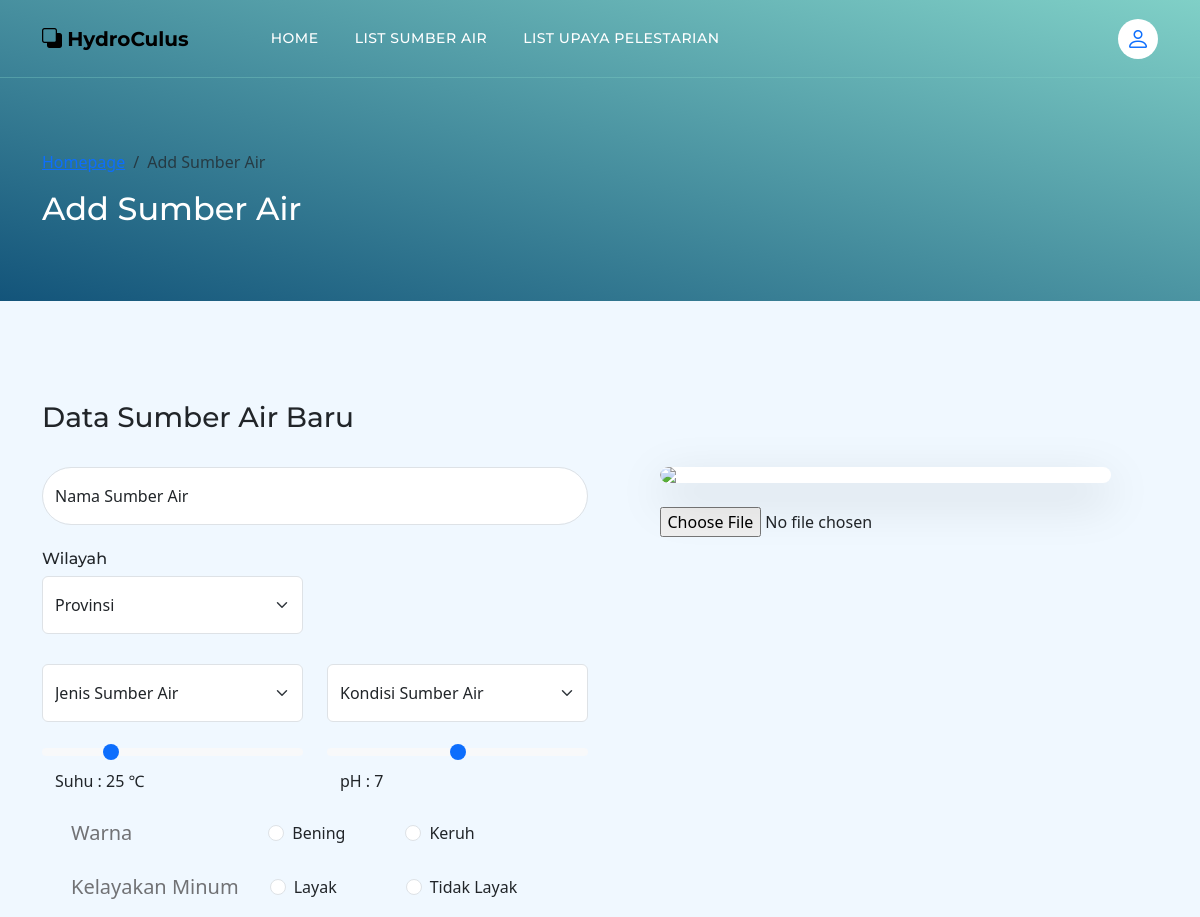
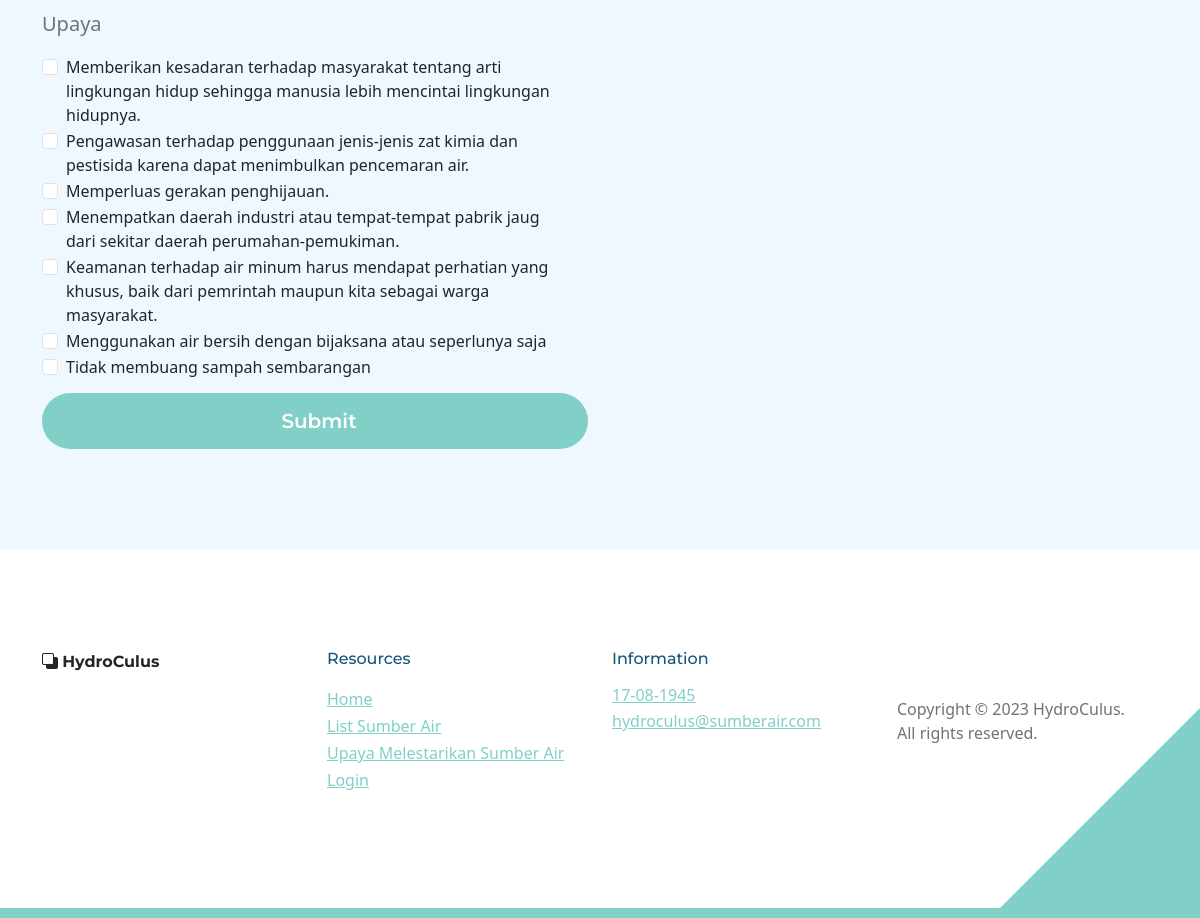
The page /addWater.php (signed in) on the database its author committed (2 pictures, top to bottom).
### tables this page shows
CREATE TABLE `upaya_peningkatan_ketersediaan_air` (
  `id_upaya_ketersediaan_air` int(11) NOT NULL AUTO_INCREMENT,
  `nama_upaya` text NOT NULL,
  PRIMARY KEY (`id_upaya_ketersediaan_air`)
);

### function.php (called while the page is built, shortened)
<?php
    include('config.php');
    function readTable($table){
        global $conn;
        $query =
        "SELECT * FROM ".$table;
        $result = mysqli_query($conn, $query);
        return $result;
    };
?>

### addWater.php (the view, shortened to what this page needs)
<?php
    include('function.php');
    $r_upaya = readTable('upaya_peningkatan_ketersediaan_air');
?>
<!doctype html>
<html lang="en">
    <head>
        <link href="css/bootstrap.min.css" rel="stylesheet">
        <link href="css/bootstrap-icons.css" rel="stylesheet">
        <link href="css/templatemo-topic-listing.css" rel="stylesheet">
	    <link href="https://cdn.jsdelivr.net/npm/bootstrap@5.3.0-alpha3/dist/css/bootstrap.min.css" rel="stylesheet">
    </head>
    <body class="topics-listing-page" id="top">
        <main>
        <nav class="navbar navbar-expand-lg">
                <div class="container">
                    <a class="navbar-brand" href="index.php">
                        <i class="bi-back"></i>
                        <span>HydroCulus</span>
                    </a>
                    <div class="collapse navbar-collapse" id="navbarNav">
                        <ul class="navbar-nav ms-lg-5 me-lg-auto">
                            <li class="nav-item">
                                <a class="nav-link click-scroll" href="index.php">Home</a>
                            </li>
                            <li class="nav-item">
                                <a class="nav-link " href="topics-listing.php" >List Sumber Air</a>
                            </li>
                            <li class="nav-item" >
                                <a class="nav-link"  href="upaya-listing.php" >List Upaya Pelestarian</a>
                            </li>
                        </ul>
                        <div class="d-none d-lg-block">
                            <a href="login.php" class="navbar-icon bi-person smoothscroll"></a>
                        </div>
                    </div>
                </div>
            </nav>
            <header class="site-header d-flex flex-column justify-content-center align-items-center">
                <div class="container">
                    <div class="row align-items-center">
                        <div class="col-lg-5 col-12">
                            <nav aria-label="breadcrumb">
                                <ol class="breadcrumb">
                                    <li class="breadcrumb-item"><a href="index.php">Homepage</a></li>
                                    <li class="breadcrumb-item active" aria-current="page">Add Sumber Air</li>
                                </ol>
                            </nav>
                            <h2 class="text-white">Add Sumber Air</h2>
                        </div>
                    </div>
                </div>
            </header>
            <section class="section-padding section-bg">
                <div class="container">
                    <div class="row">
                        <div class="col-lg-12 col-12">
                            <h3 class="mb-4 pb-2">Data Sumber Air Baru</h3>
                        </div>
                        <div class="col-lg-6 col-12">
                            <form action="#" method="post" class="custom-form contact-form" role="form" id="form-update" enctype="multipart/form-data">
                                <div class="row">
                                    <div class="col-lg-12 col-12">
                                        <div class="form-floating">
                                            <input type="text" name="nama_sumber_air" id="name" class="form-control" placeholder="" required>
                                            <label for="floatingInput">Nama Sumber Air</label>
                                        </div>
                                    </div>
                                    <h6>Wilayah</h6>
                                    <div class="col-lg-6 col-md-6 col-12">
                                        <div class="form-floating">
                                            <select name="provinsi" id="provinsi" class="form-select" style="padding-top: 0px;padding-bottom: 0px;margin-bottom: 30px;" aria-label="Default select example">
                                                    <option disabled selected>Provinsi</option>
                                            </select>
                                        </div>
                                    </div>
                                    <div class="col-lg-6 col-md-6 col-12">
                                    </div>
                                    <div class="col-lg-6 col-md-6 col-12">
                                        <div class="form-floating">
                                            <select name="jenis_sumber_air" class="form-select" style="padding-top: 0px;padding-bottom: 0px;margin-bottom: 30px;" aria-label="Default select example">
                                                    <option disabled selected>Jenis Sumber Air</option>
                                            </select>
                                        </div>
                                    </div>
                                    <div class="col-lg-6 col-md-6 col-12">
                                        <div class="form-floating">
                                            <select name="kondisi" class="form-select" style="padding-top: 0px;padding-bottom: 0px;margin-bottom: 30px;" aria-label="Default select example" required>
                                                <option disabled selected>Kondisi Sumber Air</option>
                                            </select>
                                        </div>
                                    </div>
                                    <div class="col-lg-6 col-md-6 col-12">
                                        <div class="form-floating" >
                                            <input name="suhu" type="range" class="form-range" min="0" max="1000" value="250" id="suhu" style="padding-bottom: 40px;" oninput="this.nextElementSibling.value = this.value" required>
                                            <label for="customRange2" class="form-label">Suhu : <span id="outputSuhu"></span> &#8451;
                                            </label>
                                        </div>
                                    </div>
                                    <div class="col-lg-6 col-md-6 col-12">
                                        <div class="form-floating">
                                            <input name="pH" type="range" class="form-range" min="0" max="140" value="70" id="pH" style="padding-bottom: 40px;" oninput="this.nextElementSibling.value = this.value" required>
                                            <label for="customRange2" class="form-label">pH : <span id="outputpH"></span></label>
                                        </div>
                                    </div>
                                    <div class="col-lg-12 col-12">
                                        <div class="form-check">
                                            <div style="display: inline-block; margin-top: 20px;">
                                                <div style="float:left; margin: 0px 155px 0px 5px">
                                                    <p>Warna</p>
                                                </div>
                                                <div style="float:left; margin: 3px 5px 0px 5px">
                                                    <input class="form-check-input" type="radio" name="warna" id="warna1" value="Bening"; required>
                                                    <label class="form-check-label" for="warna1">
                                                        Bening
                                                    </label>
                                                </div>
                                                <div style="float:left; margin: 3px 5px 0px 5px">
                                                    <div class="form-check" style="margin-left: 50px">
                                                        <input class="form-check-input" type="radio" name="warna" id="warna2" value="Keruh" >
                                                        <label class="form-check-label" for="warna2">
                                                            Keruh
                                                        </label>
                                                    </div>
                                                </div>
                                            </div>
                                        </div>
                                    </div>
                                    <div class="col-lg-12 col-12" >
                                        <div class="form-check">
                                            <div style="display: inline-block;">
                                                <div style="float:left; margin: 0px 50px 0px 5px">
                                                    <p>Kelayakan Minum</p>
                                                </div>
                                                <div style="float:left; margin: 3px 5px 0px 5px">
                                                    <input class="form-check-input" type="radio" name="layak_minum" id="layak_minum1" value="Layak" required>
                                                    <label class="form-check-label" for="layak_minum1">
                                                        Layak
                                                    </label>
                                                </div>
                                                <div style="float:left; margin: 3px 5px 0px 5px">
                                                    <div class="form-check" style="margin-left: 59px">
                                                        <input class="form-check-input" type="radio" name="layak_minum" id="layak_minum2" value="Tidak" required>
                                                        <label class="form-check-label" for="layak_minum2">
                                                            Tidak Layak
                                                        </label>
                                                    </div>
                                                </div>
                                            </div>
                                        </div>
                                    </div>
                                    <div class="col-lg-12 col-12">
                                        <p>Upaya</p>
                                        <?php
                                            foreach($r_upaya as $upaya) {
                                        ?>
                                        <div class="form-check form-check-inline">
                                        <input
                                        class="form-check-input"
                                        type="checkbox" id="inlineCheckbox1"
                                        value="<?=$upaya['id_upaya_ketersediaan_air']?>"
                                        name="listUpaya[]"
                                        >
                                        <label class="form-check-label" for="inlineCheckbox1"><?=$upaya['nama_upaya']?></label>
                                        </div>
                                        <?php
                                            }
                                        ?>
                                    </div>
                                    <div class="col-lg-12 col-12 ms-auto">
                                        <button form="form-update" type="submit" class="form-control" name="submit-add" id="submit-add" style="margin-top: 12px;">Submit</button>
                                    </div>
                                </div>
                            </div>
                                <div class="col-lg-5 col-12 mx-auto mt-5 mt-lg-0">
                                    <div class="topics-detail-block bg-white shadow-lg" id="imgBox">
                                        <img id="myImg" src="images/foto_sumber_air/default.png" class="topics-detail-block-image img-fluid">
                                    </div>
                                    <br>
                                        <input type="file" name="image" id="image" accept="image/*" id="file" onchange="onFileSelected(event)">
                                </div>
                        </div>
                </div>
            </section>
        </main>
        <footer class="site-footer section-padding">
            <div class="container">
                <div class="row">
                    <div class="col-lg-3 col-12 mb-4 pb-2">
                        <a class="navbar-brand mb-2" href="index.php">
                            <i class="bi-back"></i>
                            <span>HydroCulus</span>
                        </a>
                    </div>
                    <div class="col-lg-3 col-md-4 col-6">
                        <h6 class="site-footer-title mb-3">Resources</h6>
                        <ul class="site-footer-links">
                            <li class="site-footer-link-item">
                                <a href="index.php" class="site-footer-link">Home</a>
                            </li>
                            <li class="site-footer-link-item">
                                <a href="topics-listing.php" class="site-footer-link">List Sumber Air</a>
                            </li>
                            <li class="site-footer-link-item">
                                <a href="#" class="site-footer-link">Upaya Melestarikan Sumber Air</a>
                            </li>
                            <li class="site-footer-link-item">
                                <a href="admin.php" class="site-footer-link">Login</a>
                            </li>
                        </ul>
                    </div>
                    <div class="col-lg-3 col-md-4 col-6 mb-4 mb-lg-0">
                        <h6 class="site-footer-title mb-3">Information</h6>
                        <p class="text-white d-flex mb-1">
                            <a href="tel:" class="site-footer-link">
                                17-08-1945
                            </a>
                        </p>
                        <p class="text-white d-flex">
                            <a href="mailto:info@company.com" class="site-footer-link">
                                hydroculus@sumberair.com
                            </a>
                        </p>
                    </div>
                    <div class="col-lg-3 col-md-4 col-12 mt-4 mt-lg-0 ms-auto">
                        <p class="copyright-text mt-lg-5 mt-4">Copyright © 2023 HydroCulus. <br> All rights reserved.
                    </div>
                </div>
            </div>
        </footer>
    </body>
</html>

### rows shown on the page
upaya_peningkatan_ketersediaan_air: nama_upaya "Memberikan kesadaran terhadap masyarakat tentang arti lingkungan hidup sehingga manusia lebih mencintai lingkungan hidupnya."
upaya_peningkatan_ketersediaan_air: nama_upaya "Pengawasan terhadap penggunaan jenis-jenis zat kimia dan pestisida karena dapat menimbulkan pencemaran air."
upaya_peningkatan_ketersediaan_air: nama_upaya "Memperluas gerakan penghijauan."
upaya_peningkatan_ketersediaan_air: nama_upaya "Menempatkan daerah industri atau tempat-tempat pabrik jaug dari sekitar daerah perumahan-pemukiman."
upaya_peningkatan_ketersediaan_air: nama_upaya "Keamanan terhadap air minum harus mendapat perhatian yang khusus, baik dari pemrintah maupun kita sebagai warga masyarakat."
upaya_peningkatan_ketersediaan_air: nama_upaya "Menggunakan air bersih dengan bijaksana atau seperlunya saja"
upaya_peningkatan_ketersediaan_air: nama_upaya "Tidak membuang sampah sembarangan"
